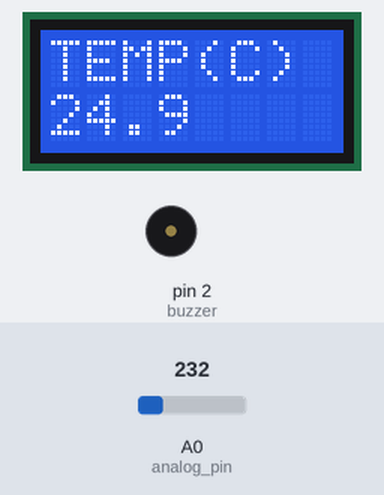
Simulated run of this sketch. Board: Arduino Uno, built with avr-gcc and run on an emulated ATmega328P. On the bench: 8×2 character LCD, buzzer (waves = sounding, pin HIGH). The test bench sets the inputs (shaded band); at power-on: A0 (analog_pin) = 232.

Above: at 1.2 s.
1.3 s: A0 (analog_pin) set to 288
At 2.3 s:
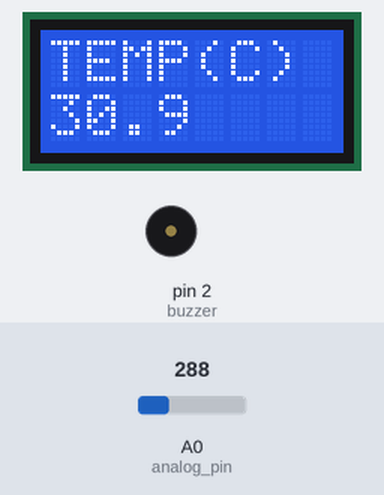
2.8 s: A0 (analog_pin) set to 322
At 2.97 s:
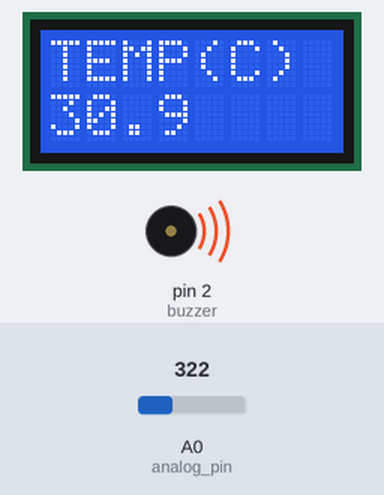
5.8 s: A0 (analog_pin) set to 336
At 6.58 s:
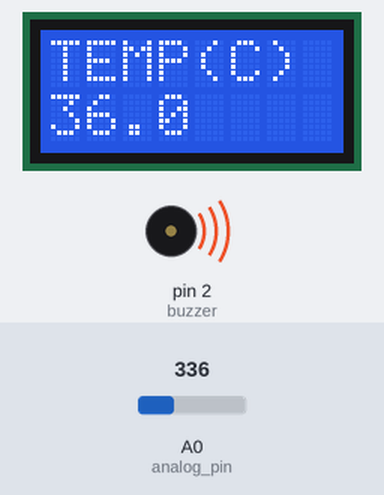
Timing chart, 0 to 13.7 s (numbered marks = the images above; inputs shaded):
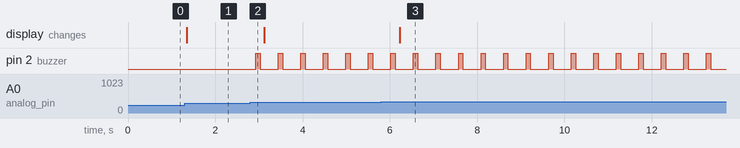

Measured:
- the behaviour switches between 303 and 304 on A0 (analog_pin) (found by bisection; images 1 and 2)
- after the input at 1.3 s, the display: changes at once (image 1)
- after the input at 2.8 s, pin 2 (buzzer): alternates HIGH for 0.10 s and LOW for 0.42 s, starting after 0.13 s
- after the input at 5.8 s, the display: changes after 0.42 s (image 3)

The sketch:

Display_temperature_from_temperature_sensor_using_BBFuino.ino
```cpp
#include <LiquidCrystal.h> //include Arduino LCD library
int temperature = 0;  //declare a variable to store obtained temperature
const char analog_pin = A0;   //assign analog_pin with analog pin A0
const char buzzer = 2;        //assign buzzer with digital pin 2

LiquidCrystal lcd(8,9,4,5,6,7);  //Initialize the LCD with:
                                 //RS -->  digital pin 8
                                 //E -->   digital pin 9
                                 //DB4 --> digital pin 4
                                 //DB5 --> digital pin 5
                                 //DB6 --> digital pin 6
                                 //DB7 --> digital pin 7
                                 //RS, E, DB4, DB5, DB6 and DB7 are pins of LCD
                                 //The connection between LCD and BBFuino can be refer to schematic provided

//Setup
void setup()
{
  pinMode(buzzer,OUTPUT);  //set buzzer (or pin 2) as output
  pinMode(analog_pin,INPUT); //set analog_pin (or pin A0) as input
  analogReference(INTERNAL); //configure the ADC reference voltage to 1.1V (internal built-in)
  lcd.begin(8,2);  //configure for 2 x 8 LCD (2 rows, 8 columns) operation
  lcd.setCursor(0,0);  //initialize the cursor at 1st position of the 1st line
  lcd.print("TEMP(C)"); //print "TEMP(C)" on LCD starting from position of cursor
}

//Main
void loop()
{
  temperature = get_temperature();  //get the temperature

  if(temperature>325)  //test if the temperature > 32.5 celsius
    beep();  //if yes, then activate the buzzer

  lcd.setCursor(0,1);  //set the cursor at 1st position of the 2nd line
  lcd.print(temperature/10,DEC);  //Starting from position of cursor, print the round number part of temperature as decimal on LCD
  lcd.print('.');  //print a dot '.' on LCD
  lcd.print(temperature%10,DEC); //print the decimal part of temperature as decimal on LCD
  delay(300);  //short delay between acquisition of temperature
}

void beep()
{
  //buzzer sound pattern
  digitalWrite(buzzer,HIGH);  //buzzer on
  delay(100);  //short delay
  digitalWrite(buzzer,LOW);  //buzzer off
  delay(100);  //short delay
}

//Get temperature subroutine
int get_temperature()
{
  /*****get temperature subroutine*****
  -The formula to convert ADC reading to temperature is shown below:
   Temperature = 100 x ADC reading x 1.1 / 1024 x 10
  -The temperature sensor (LM35DZ or LM35DT) sensing range is between 0 - 100 celsius
  -Sensitivity --> 10mv per celsius
  -With the sensing range --> 0 - 100 celsius, the LM35DZ/DT voltage output --> 0 - 1V
  -With analog voltage reference = 1.1, maximum ADC value obtained = 1 / 1.1 * 1024 = 930. Hence, the ADC value range is between 0 - 930
  -A multipler 1.1 have to be introduced so that we can get 100 celsius when the value is 930 as 930 x 1.1 --> approximately 1024
  -Another multipler 10 also have to be introduced, so we can obtain the temperature in one decimal place instead of rounded number without decimal place
   eg:
   As temperature --> 61.5 celsius is sensed,
   -if multiplier 10 is introduced, average temperature store in a variable average_temperature is 615 instead of 61
   -the round number part is obtained using average_temperature / 10 --> 61
   -the decimal number part is obtained using average_temperature % 10 --> 5
   -By manipulating this, we can display the temperature with one decimal place
  ************************************/

  float adc_value = 0;  //declare a variable to store ADC value
  float total_temperature = 0;  //declare a variable to store sum of multiple temperatures
                                //for average temperature calculation
  int average_temperature = 0;  //declare a variable to store the average temperature calculated

  for(int count =0; count<100; count++)  //obtainning the sum of multiple temperatures (100 samples in this case)
  {
    adc_value = analogRead(analog_pin);  //obtain ADC reading
    total_temperature += adc_value/1024*100*1.1*10;  //accumulate the sum of temperatures untill all samples are taken, same as total_temperature = total_temperature + adc_value/1024*100*1.1*10;
  }
  average_temperature = int(total_temperature / 100);  //calculate the average temperature, convert it from float to integer
  return average_temperature;  //return average temperature to the main
}
```
